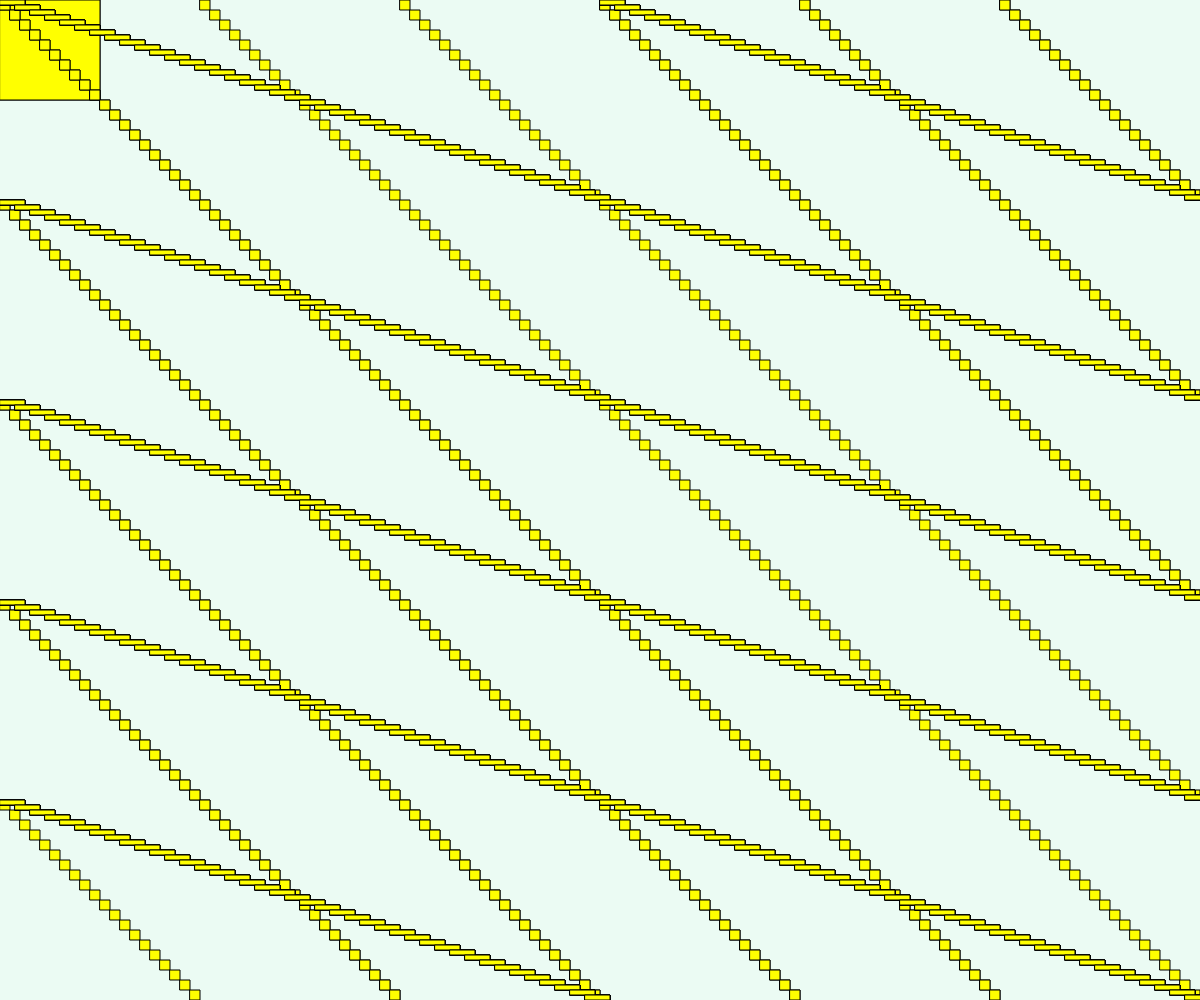
Frame 1 (no input)
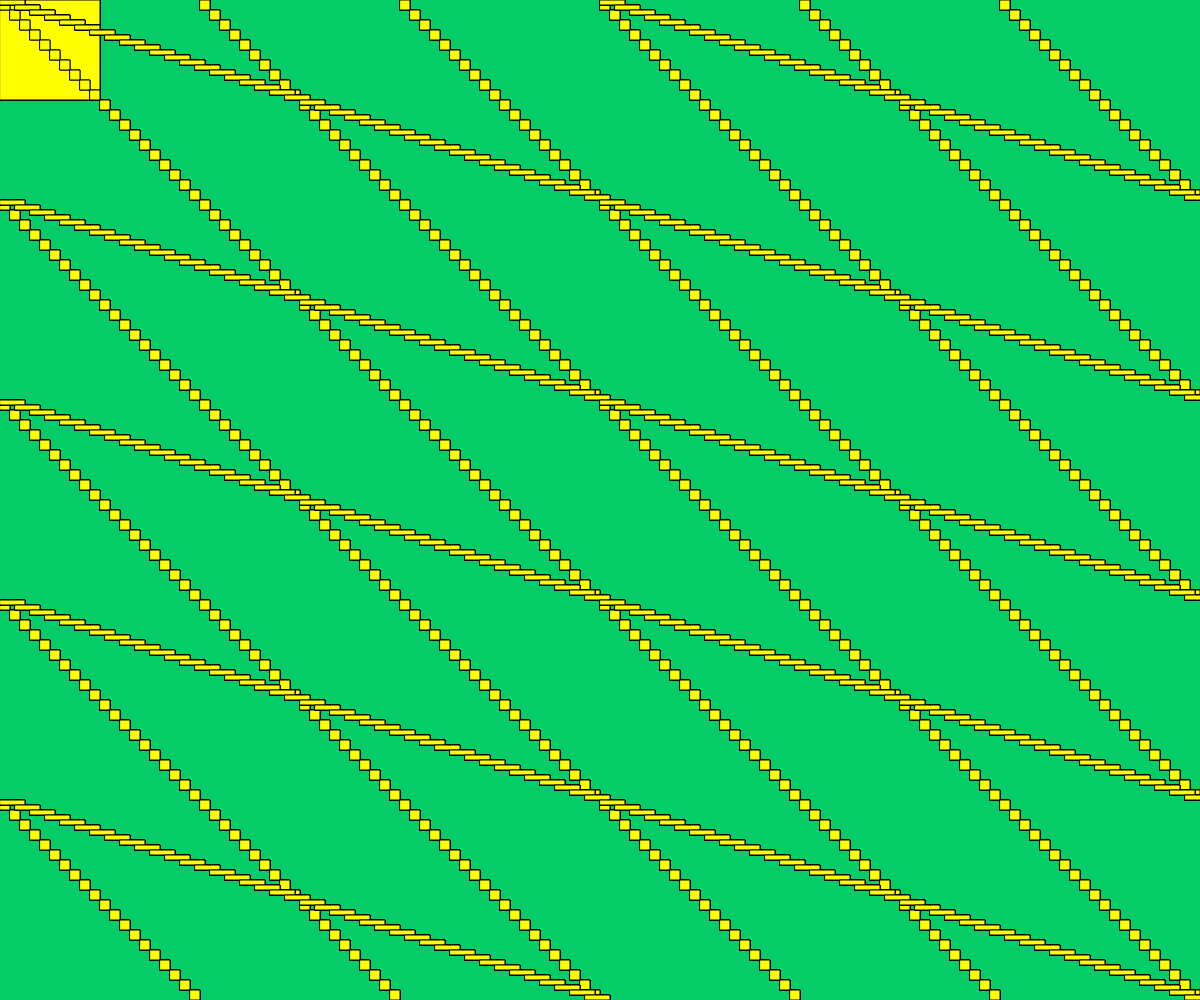
Frame 60 (no input)
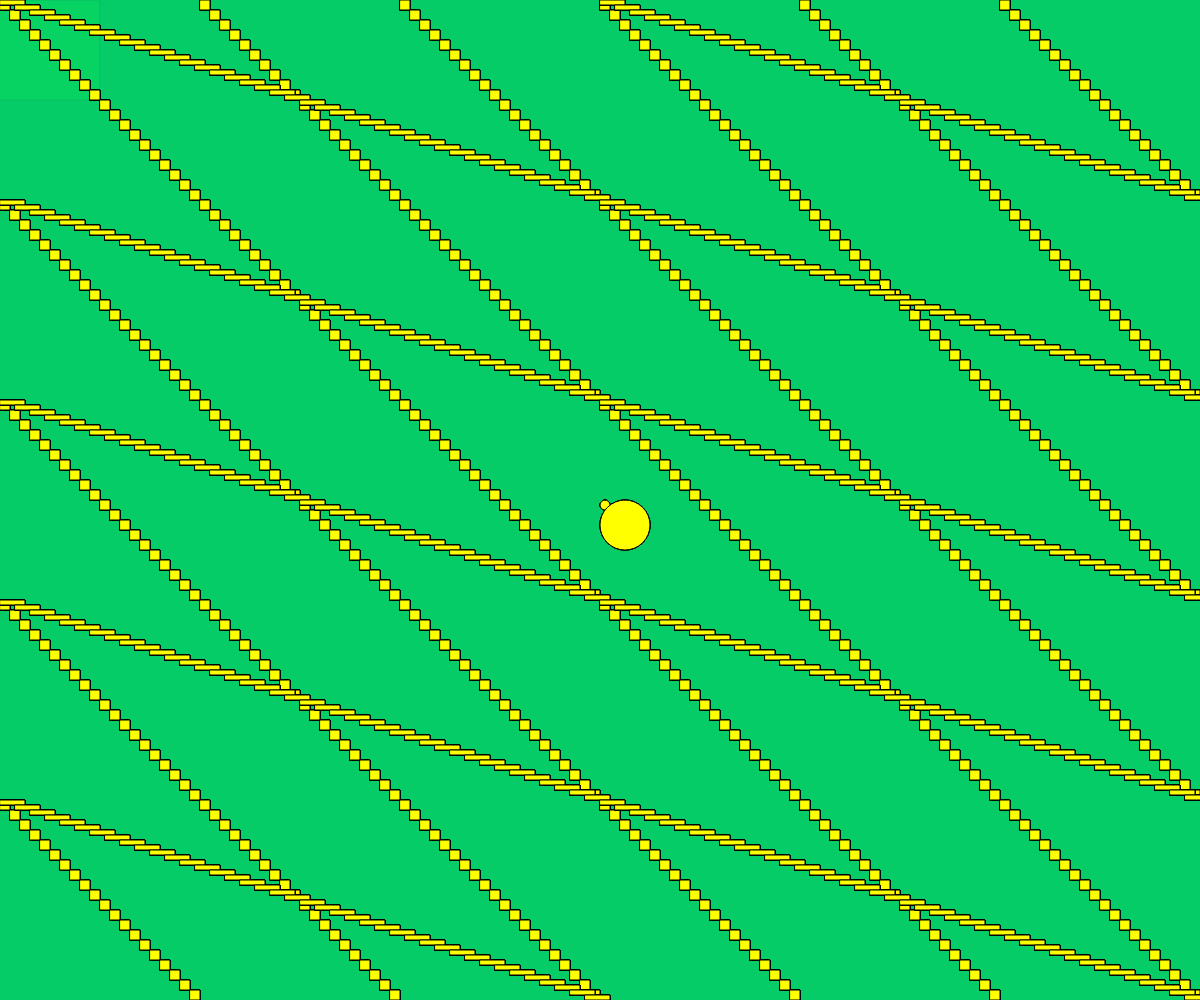
Frame 120 (the mouse pressed at the canvas centre since frame 60)

The p5.js sketch that drew these frames (run headless with seeded random() and noise() and a simulated clock; from frame 60 on, the mouse is pressed at the canvas centre):

// p5.js sketch
// ── sketch.js


function setup(){
    createCanvas(windowWidth,windowHeight);
}

function draw(){
    background(0, 200, 100, 20);
    fill('yellow');
    if(mouseX < 200){
        rect(mouseX,mouseY,100,100);
    }else{
        rect(mouseX, mouseY, 10,10,10);
    }

    if(mouseX < 200){
        rect(mouseX,mouseY,100,100)
    }else{
        rect(mouseX,mouseY,50,50,25);
    }

    for(var i = 0; i < 1000; i++){
        rect((i*10)%width,(i*10)%height,10,10);
    }

    for(var i = 0; i < 2000; i++){
        rect((i*15)%width,(i*5)%height,25,5);
    }
}
// ── script.js
var billy; // variable declaration without definition

console.log(billy);

billy = 13;
billy = 'billy is great';
billy = 'billy said "hello"';

// keyworld expression codeblock
if(true){
    console.log(billy);
}

if( 15 > 15){
    console.log('is it true?');
}

billy = "silly";
if(billy){ // coercion change string to a boolean
    console.log('billy is silly');
}

if(billy = 'silly'){ // === testing for equal value and same type
    console.log('really silly');
}

// == testing for equal value but allows for coercion
// billy == true
// billy gets coerced to a boolean and the expression is true 

// typeof operator precedes a variable name or literal value

console.log(typeof "bvugcsbc");
console.log(typeof billy);

if(typeof billy === "string"){
    billy = 'wybyvwuyvy' ;
}else{
    billy = 42;
}

////////////////
// for lopp

for(var i = 0; i < 5; i++){
    console.log('hello');
}

for(var i = 0; i < 10; i++){
    console.log(i);
}
console.log(i); 
//////////

// function declaration
function bob(){
    console.log('i am bob');
}

//function invokation
bob(); /// () function invokation operator







console.log( bob() );

function bailly(data){
    console.log(data);
    return undefined;

}

var mydata = bailly(50);
console.log(mydata);
console.log( typeof mydata);
